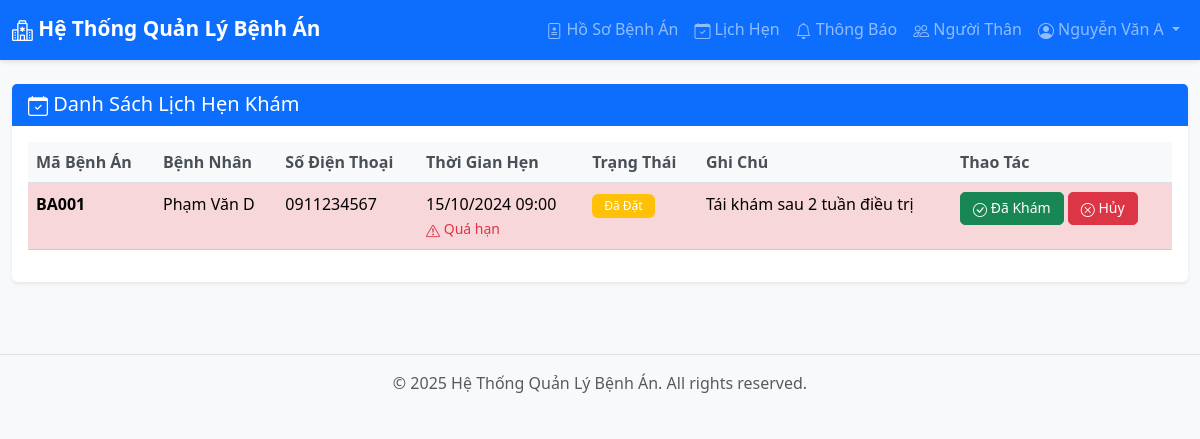
Page /modules/appointments/list.php (signed in) on the committed database.
### tables this page shows
CREATE TABLE lich_hen_kham (
    id INT AUTO_INCREMENT PRIMARY KEY,
    benh_nhan_id INT NOT NULL,
    bac_si_id INT NOT NULL,
    thoi_gian_hen DATETIME,
    trang_thai ENUM('da_dat', 'da_huy', 'da_kham') DEFAULT 'da_dat',
    ghi_chu TEXT,
    FOREIGN KEY (benh_nhan_id) REFERENCES benh_nhan(id),
    FOREIGN KEY (bac_si_id) REFERENCES bac_si(id)
);

CREATE TABLE benh_nhan (
    id INT AUTO_INCREMENT PRIMARY KEY,
    tai_khoan_id INT NOT NULL,
    ma_so_benh_an VARCHAR(50) UNIQUE,
    FOREIGN KEY (tai_khoan_id) REFERENCES tai_khoan(id)
);

CREATE TABLE tai_khoan (
    id INT AUTO_INCREMENT PRIMARY KEY,
    ten_dang_nhap VARCHAR(100) UNIQUE NOT NULL,
    mat_khau VARCHAR(255) NOT NULL,
    email VARCHAR(255) UNIQUE,
    so_dien_thoai VARCHAR(20),
    ho_va_ten VARCHAR(255),
    ngay_sinh DATE,
    gioi_tinh ENUM('nam', 'nu', 'khac'),
    dia_chi VARCHAR(255),
    vai_tro ENUM('giam_doc', 'bac_si', 'nhan_vien', 'duoc_si', 'benh_nhan', 'nguoi_nha') NOT NULL,
    ngay_tao DATETIME DEFAULT CURRENT_TIMESTAMP,
    ngay_cap_nhat DATETIME DEFAULT CURRENT_TIMESTAMP ON UPDATE CURRENT_TIMESTAMP
);

### config/Database.php (called while the page is built, shortened)
<?php
class Database {
    private $host = DB_HOST;
    private $db_name = DB_NAME;
    private $username = DB_USER;
    private $password = DB_PASS;
    private $charset = DB_CHARSET;
    private $conn = null;
    public function connect() {
        try {
            $dsn = "mysql:host={$this->host};dbname={$this->db_name};charset={$this->charset}";
            $options = [
                PDO::ATTR_ERRMODE => PDO::ERRMODE_EXCEPTION,
                PDO::ATTR_DEFAULT_FETCH_MODE => PDO::FETCH_ASSOC,
                PDO::ATTR_EMULATE_PREPARES => false,
            ];
            $this->conn = new PDO($dsn, $this->username, $this->password, $options);
            return $this->conn;
        } catch(PDOException $e) {
            echo "Lỗi kết nối: " . $e->getMessage();
            return null;
        }
    }
    public function query($sql, $params = []) {
        try {
            $stmt = $this->conn->prepare($sql);
            $stmt->execute($params);
            return $stmt;
        } catch(PDOException $e) {
            echo "Lỗi truy vấn: " . $e->getMessage();
            return false;
        }
    }
    public function fetchAll($sql, $params = []) {
        $stmt = $this->query($sql, $params);
        return $stmt ? $stmt->fetchAll() : [];
    }
    public function fetchOne($sql, $params = []) {
        $stmt = $this->query($sql, $params);
        return $stmt ? $stmt->fetch() : null;
    }
}
?>

### includes/functions.php (called while the page is built, shortened)
<?php
function formatDateTime($datetime, $format = 'd/m/Y H:i') {
    return date($format, strtotime($datetime));
}
?>

### modules/appointments/list.php (the view, shortened to what this page needs)
<?php
require_once '../../config/Database.php';
require_once '../../includes/functions.php';
$db = new Database();
$sql_bac_si = "SELECT id FROM bac_si WHERE tai_khoan_id = ?";
$bac_si = $db->fetchOne($sql_bac_si, [$_SESSION['user_id']]);
$bac_si_id = $bac_si['id'];
$sql = "SELECT
            lhk.*,
            bn.ma_so_benh_an,
            tk.ho_va_ten as ten_benh_nhan,
            tk.so_dien_thoai
        FROM lich_hen_kham lhk
        JOIN benh_nhan bn ON lhk.benh_nhan_id = bn.id
        JOIN tai_khoan tk ON bn.tai_khoan_id = tk.id
        WHERE lhk.bac_si_id = ?
        ORDER BY lhk.thoi_gian_hen DESC";
$appointments = $db->fetchAll($sql, [$bac_si_id]);
include '../../includes/header.php';
?>
<div class="row">
    <div class="col-12">
        <div class="card shadow-sm">
            <div class="card-header bg-primary text-white">
                <h5 class="mb-0"><i class="bi bi-calendar-check"></i> Danh Sách Lịch Hẹn Khám</h5>
            </div>
            <div class="card-body">
                <?php if (empty($appointments)): ?>
                    <div class="alert alert-info">
                        <i class="bi bi-info-circle"></i> Chưa có lịch hẹn nào.
                    </div>
                <?php else: ?>
                    <div class="table-responsive">
                        <table class="table table-hover">
                            <thead class="table-light">
                                <tr>
                                    <th>Mã Bệnh Án</th>
                                    <th>Bệnh Nhân</th>
                                    <th>Số Điện Thoại</th>
                                    <th>Thời Gian Hẹn</th>
                                    <th>Trạng Thái</th>
                                    <th>Ghi Chú</th>
                                    <th>Thao Tác</th>
                                </tr>
                            </thead>
                            <tbody>
                                <?php foreach ($appointments as $apt): ?>
                                    <?php
                                    $status_badge = [
                                        'da_dat' => ['badge' => 'bg-warning', 'text' => 'Đã Đặt'],
                                        'da_kham' => ['badge' => 'bg-success', 'text' => 'Đã Khám'],
                                        'da_huy' => ['badge' => 'bg-danger', 'text' => 'Đã Hủy']
                                    ];
                                    $status = $status_badge[$apt['trang_thai']] ?? ['badge' => 'bg-secondary', 'text' => 'Không xác định'];
                                    $is_past = strtotime($apt['thoi_gian_hen']) < time();
                                    ?>
                                    <tr class="<?php echo $is_past && $apt['trang_thai'] == 'da_dat' ? 'table-danger' : ''; ?>">
                                        <td><strong><?php echo htmlspecialchars($apt['ma_so_benh_an']); ?></strong></td>
                                        <td><?php echo htmlspecialchars($apt['ten_benh_nhan']); ?></td>
                                        <td><?php echo htmlspecialchars($apt['so_dien_thoai']); ?></td>
                                        <td>
                                            <?php echo formatDateTime($apt['thoi_gian_hen'], 'd/m/Y H:i'); ?>
                                            <?php if ($is_past && $apt['trang_thai'] == 'da_dat'): ?>
                                                <br><small class="text-danger"><i class="bi bi-exclamation-triangle"></i> Quá hạn</small>
                                            <?php endif; ?>
                                        </td>
                                        <td>
                                            <span class="badge <?php echo $status['badge']; ?>">
                                                <?php echo $status['text']; ?>
                                            </span>
                                        </td>
                                        <td><?php echo htmlspecialchars($apt['ghi_chu']); ?></td>
                                        <td>
                                            <?php if ($apt['trang_thai'] == 'da_dat'): ?>
                                                <a href="update-appointment.php?id=<?php echo $apt['id']; ?>&action=complete"
                                                   class="btn btn-sm btn-success"
                                                   onclick="return confirm('Xác nhận đã khám?')">
                                                    <i class="bi bi-check-circle"></i> Đã Khám
                                                </a>
                                                <a href="update-appointment.php?id=<?php echo $apt['id']; ?>&action=cancel"
                                                   class="btn btn-sm btn-danger"
                                                   onclick="return confirm('Xác nhận hủy lịch hẹn?')">
                                                    <i class="bi bi-x-circle"></i> Hủy
                                                </a>
                                            <?php endif; ?>
                                        </td>
                                    </tr>
                                <?php endforeach; ?>
                            </tbody>
                        </table>
                    </div>
                <?php endif; ?>
            </div>
        </div>
    </div>
</div>
<?php include '../../includes/footer.php'; ?>

### assets/css/style.css (style rules this page uses)
:root { --primary-color: #0d6efd; --secondary-color: #6c757d; --success-color: #198754; --danger-color: #dc3545; --warning-color: #ffc107; --info-color: #0dcaf0; }
body { font-family: 'Segoe UI', Tahoma, Geneva, Verdana, sans-serif; background-color: #f8f9fa; min-height: 100vh; }
.card { border: none; margin-bottom: 1.5rem; transition: transform 0.2s, box-shadow 0.2s; }
.card-header { border-bottom: none; font-weight: 600; }
.table { background-color: white; }
.table thead th { border-bottom: 2px solid #dee2e6; font-weight: 600; color: #495057; }
.btn { border-radius: 5px; padding: 8px 16px; font-weight: 500; transition: all 0.3s; }
.btn-sm { padding: 4px 12px; font-size: 0.875rem; }
.badge { padding: 6px 12px; font-weight: 500; }
.bi { vertical-align: -0.125em; }
.card, .alert { animation: fadeIn 0.3s ease-in-out; }

### rows in the picture
lich_hen_kham: benh_nhan.ma_so_benh_an "BA001", tai_khoan.ho_va_ten "Phạm Văn D", tai_khoan.so_dien_thoai "0911234567", thoi_gian_hen "15/10/2024 09:00", shows "Quá hạn", trang_thai "Đã Đặt", ghi_chu "Tái khám sau 2 tuần điều trị"

### other values in the picture
SITE_NAME "Hệ Thống Quản Lý Bệnh Án"
$currentUser['ho_va_ten'] "Nguyễn Văn A"
